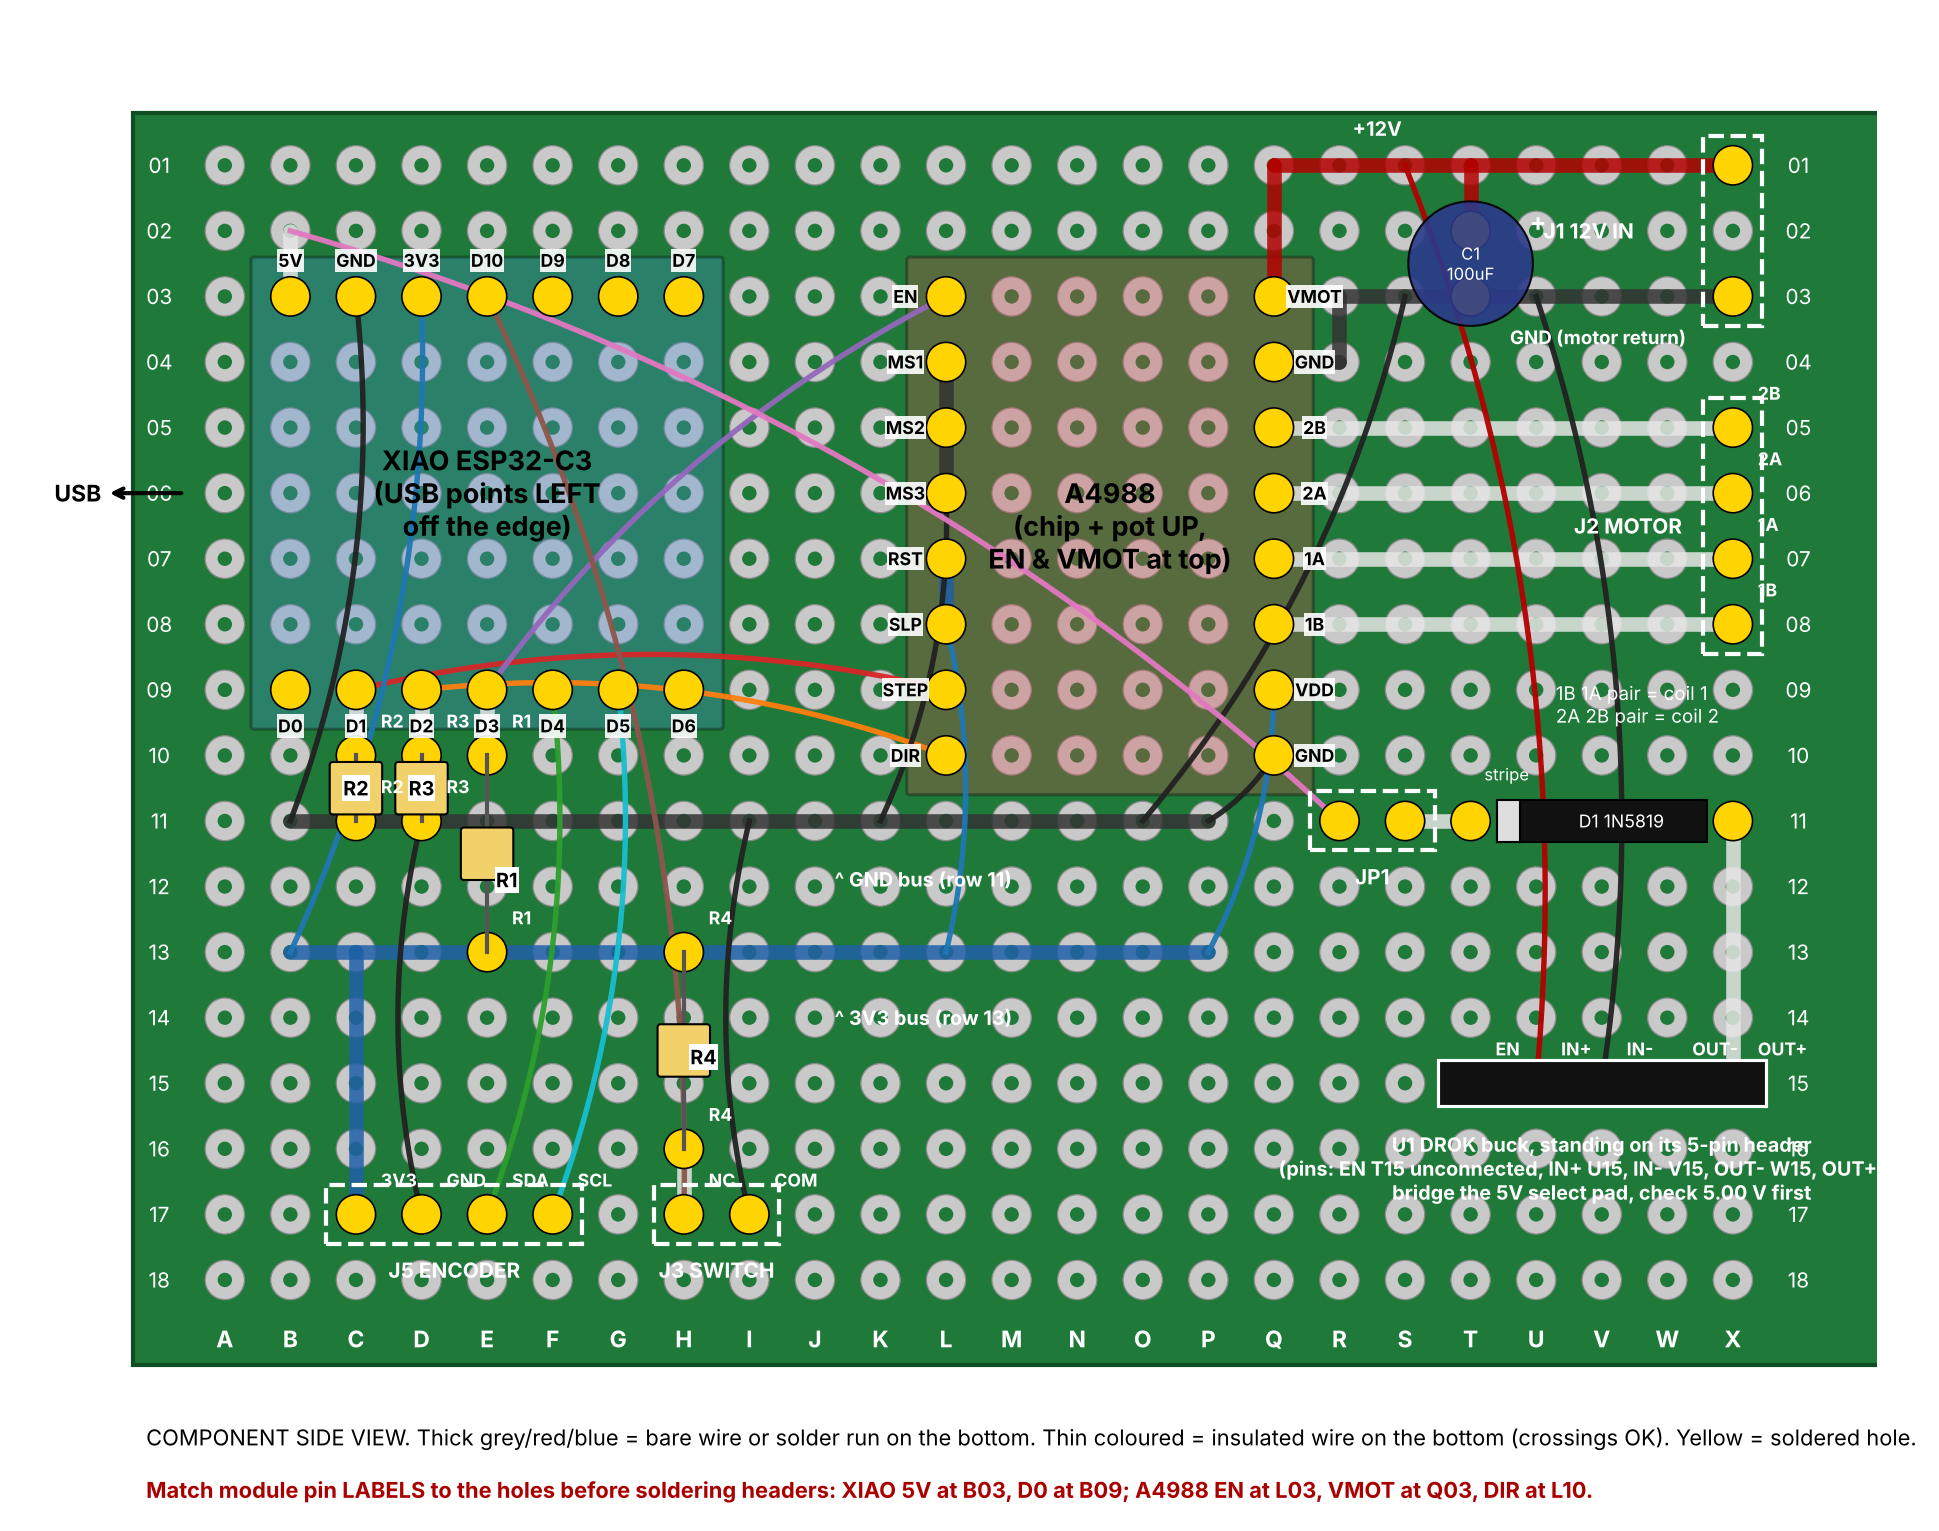

Source code (Python):
"""
Perfboard layout for one winch station on a 5x7 cm isolated-pad board
(24 columns A-X, 18 rows 01-18, 2.54 mm pitch). Rev D schematic nets.

Viewed from the COMPONENT side. Bare = tinned wire / solder bridge on the
bottom; insulated = hookup wire on the bottom (crossings are fine).

    /usr/bin/python3 docs/electrical/station_revD_20261021/perfboard_layout.py
Writes perfboard_layout.png / .pdf next to this file and checks that every
hole belongs to exactly one net and every net is connected.
"""
from pathlib import Path
import matplotlib
matplotlib.use("Agg")
import matplotlib.pyplot as plt
from matplotlib.patches import FancyBboxPatch, Circle, Rectangle

OUT = Path(__file__).resolve().parent
COLS = "ABCDEFGHIJKLMNOPQRSTUVWX"


def h(s):            # "C09" -> (col index 0.., row 1..)
    return COLS.index(s[0]), int(s[1:])


# ---------------- component pins: hole -> (net, label)
PINS = {}
def pin(hole, net, label):
    assert hole not in PINS, hole
    PINS[hole] = (net, label)

# U2 XIAO ESP32-C3, USB pointing LEFT off the board edge
for c, (net, lab) in zip("BCDEFGH", [("5V", "5V"), ("GND", "GND"), ("3V3", "3V3"), ("HOME", "D10"),
                                     ("nc", "D9"), ("nc", "D8"), ("nc", "D7")]):
    pin(f"{c}03", net, lab)
for c, (net, lab) in zip("BCDEFGH", [("nc", "D0"), ("STEP", "D1"), ("DIR", "D2"), ("EN", "D3"),
                                     ("SDA", "D4"), ("SCL", "D5"), ("nc", "D6")]):
    pin(f"{c}09", net, lab)
# U3 A4988 carrier, chip + pot facing UP, EN/VMOT at the top
for r, (net, lab) in enumerate([("EN", "EN"), ("GND", "MS1"), ("GND", "MS2"), ("GND", "MS3"),
                                ("3V3", "RST"), ("3V3", "SLP"), ("STEP", "STEP"), ("DIR", "DIR")], start=3):
    pin(f"L{r:02d}", net, lab)
for r, (net, lab) in enumerate([("12V", "VMOT"), ("PGND", "GND"), ("M2B", "2B"), ("M2A", "2A"),
                                ("M1A", "1A"), ("M1B", "1B"), ("3V3", "VDD"), ("GND", "GND")], start=3):
    pin(f"Q{r:02d}", net, lab)
# connectors
pin("X01", "12V", "+12"); pin("X03", "PGND", "GND")                         # J1 power in
for r, n in zip((5, 6, 7, 8), ("M2B", "M2A", "M1A", "M1B")): pin(f"X{r:02d}", n, n[1:])   # J2 motor
pin("C17", "3V3", "3V3"); pin("D17", "GND", "GND"); pin("E17", "SDA", "SDA"); pin("F17", "SCL", "SCL")  # J5 encoder
pin("H17", "HOME", "NC"); pin("I17", "GND", "COM")                           # J3 switch
# U1 DROK buck: 5-pin single-row header (OUT+, OUT-, IN-, IN+, EN), standing upright in row 15
pin("X15", "5VB", "OUT+"); pin("W15", "PGND", "OUT-"); pin("V15", "PGND", "IN-"); pin("U15", "12V", "IN+")
pin("T15", "nc", "EN")
pin("X11", "5VB", "A"); pin("T11", "5VD", "K")                              # D1 1N5819 lying, stripe (K) at T11
pin("S11", "5VD", "JP1"); pin("R11", "5V", "JP1")                            # JP1 link
pin("T02", "12V", "C1 +"); pin("T03", "PGND", "C1 -")                        # C1 100uF/50V
pin("C10", "STEP", "R2"); pin("C11", "GND", "R2")                            # R2 STEP pull-down
pin("D10", "DIR", "R3"); pin("D11", "GND", "R3")                             # R3 DIR pull-down
pin("E10", "EN", "R1"); pin("E13", "3V3", "R1")                              # R1 EN pull-up
pin("H16", "HOME", "R4"); pin("H13", "3V3", "R4")                            # R4 HOME pull-up

# ---------------- bare runs (bottom side) and insulated wires
BARE = []
def run(a, b, net):                 # straight run along a row or column
    (ca, ra), (cb, rb) = h(a), h(b)
    assert ca == cb or ra == rb, (a, b)
    BARE.append((a, b, net))
run("B02", "B03", "5V"); run("S11", "T11", "5VD"); run("X11", "X15", "5VB"); run("V15", "W15", "PGND")
run("Q01", "X01", "12V"); run("Q01", "Q03", "12V"); run("T01", "T02", "12V")
run("Q04", "R04", "PGND"); run("R03", "R04", "PGND"); run("R03", "X03", "PGND")
for r in (5, 6, 7, 8): run(f"Q{r:02d}", f"X{r:02d}", ["M2B", "M2A", "M1A", "M1B"][r - 5])
run("C09", "C10", "STEP"); run("D09", "D10", "DIR"); run("E09", "E10", "EN")
run("B11", "P11", "GND"); run("B13", "P13", "3V3"); run("C13", "C17", "3V3")
run("L07", "L08", "3V3"); run("L04", "L06", "GND"); run("H16", "H17", "HOME")

WIRES = [  # insulated: (from, to, net, colour)
    ("C09", "L09", "STEP", "#d62728"), ("D09", "L10", "DIR", "#ff7f0e"), ("E09", "L03", "EN", "#9467bd"),
    ("F09", "E17", "SDA", "#2ca02c"), ("G09", "F17", "SCL", "#17becf"), ("E03", "H17", "HOME", "#8c564b"),
    ("C03", "B11", "GND", "#222222"), ("D03", "B13", "3V3", "#1f77b4"), ("Q09", "P13", "3V3", "#1f77b4"),
    ("Q10", "P11", "GND", "#222222"), ("L08", "L13", "3V3", "#1f77b4"), ("L06", "K11", "GND", "#222222"),
    ("D17", "D11", "GND", "#222222"), ("I17", "I11", "GND", "#222222"), ("S03", "O11", "GND", "#222222"),
    ("B02", "R11", "5V", "#e377c2"), ("S01", "U15", "12V", "#b30000"), ("U03", "V15", "GND", "#222222"),
]

# ---------------- checks: one net per hole, every net connected
NETMAP = {"PGND": "GND"}                     # power and logic ground are one net (tied by S03-O11)
hole_net = {k: NETMAP.get(v[0], v[0]) for k, v in PINS.items()}
def claim(hole, net):
    net = NETMAP.get(net, net)
    if hole_net.get(hole, net) != net:
        raise SystemExit(f"CONFLICT at {hole}: {hole_net[hole]} vs {net}")
    hole_net[hole] = net
def holes_on(a, b):
    (ca, ra), (cb, rb) = h(a), h(b)
    if ra == rb:
        return [f"{COLS[c]}{ra:02d}" for c in range(min(ca, cb), max(ca, cb) + 1)]
    return [f"{COLS[ca]}{r:02d}" for r in range(min(ra, rb), max(ra, rb) + 1)]
for a, b, net in BARE:
    for x in holes_on(a, b): claim(x, net)
for a, b, net, _ in WIRES:
    claim(a, net); claim(b, net)
parent = {}
def find(x):
    parent.setdefault(x, x)
    while parent[x] != x: x = parent[x]
    return x
def union(a, b): parent[find(a)] = find(b)
for a, b, _ in BARE:
    hs = holes_on(a, b)
    for x, y in zip(hs, hs[1:]): union(x, y)
for a, b, *_ in WIRES: union(a, b)
union("S03", "O11")
groups = {}
for hole, net in hole_net.items():
    if net == "nc": continue
    groups.setdefault(NETMAP.get(net, net), set()).add(find(hole))
bad = {n: len(g) for n, g in groups.items() if len(g) > 1 and n not in ("5VD", "5VB")}
# 5V/5VD/5VB are joined through JP1 and the diode by design
if bad: raise SystemExit(f"UNCONNECTED nets: {bad}")
print("check OK:", len(hole_net), "holes used,", len(groups), "nets, each connected")

# ---------------- drawing
P = 1.0
fig, ax = plt.subplots(figsize=(17, 13))
ax.set_aspect("equal"); ax.axis("off")
X = lambda c: c * P; Y = lambda r: -r * P
ax.add_patch(Rectangle((-1.4, -19.3), 26.8, 19.1, fc="#1f7a3a", ec="#0f4d22", lw=2, zorder=0))
for c in range(24):
    ax.text(X(c), Y(-0.1), COLS[c], ha="center", va="center", color="white", fontsize=11, weight="bold")
    ax.text(X(c), Y(18.9), COLS[c], ha="center", va="center", color="white", fontsize=11, weight="bold")
for r in range(1, 19):
    ax.text(X(-1.0), Y(r), f"{r:02d}", ha="center", va="center", color="white", fontsize=10)
    ax.text(X(24.0), Y(r), f"{r:02d}", ha="center", va="center", color="white", fontsize=10)
    for c in range(24):
        ax.add_patch(Circle((X(c), Y(r)), 0.30, fc="#c9c9c9", ec="#8a8a8a", lw=0.6, zorder=1))
        ax.add_patch(Circle((X(c), Y(r)), 0.11, fc="#1f7a3a", ec="none", zorder=1.1))
# modules
def module(c0, r0, c1, r1, title, fc):
    ax.add_patch(FancyBboxPatch((X(c0) - 0.55, Y(r1) - 0.55), X(c1) - X(c0) + 1.1, Y(r0) - Y(r1) + 1.1,
                                boxstyle="round,pad=0.05", fc=fc, ec="black", lw=1.5, alpha=0.30, zorder=2))
    ax.text((X(c0) + X(c1)) / 2, (Y(r0) + Y(r1)) / 2, title, ha="center", va="center", fontsize=13,
            weight="bold", zorder=6)
module(1, 3, 7, 9, "XIAO ESP32-C3\n(USB points LEFT\noff the edge)", "#4a90d9")
module(11, 3, 16, 10, "A4988\n(chip + pot UP,\nEN & VMOT at top)", "#d94a4a")
ax.annotate("USB", xy=(X(-0.6), Y(6)), xytext=(X(-2.6), Y(6)), fontsize=11, weight="bold", va="center",
            arrowprops=dict(arrowstyle="<-", lw=2), annotation_clip=False)
# bare runs
for a, b, net in BARE:
    (ca, ra), (cb, rb) = h(a), h(b)
    col = {"12V": "#b30000", "PGND": "#333333", "GND": "#333333", "3V3": "#1f5fa8"}.get(net, "#e6e6e6")
    ax.plot([X(ca), X(cb)], [Y(ra), Y(rb)], color=col, lw=7, solid_capstyle="round", alpha=0.85, zorder=3)
# insulated wires drawn as gentle arcs
import numpy as np
for a, b, net, colr in WIRES:
    (ca, ra), (cb, rb) = h(a), h(b)
    xa, ya, xb, yb = X(ca), Y(ra), X(cb), Y(rb)
    mx, my = (xa + xb) / 2, (ya + yb) / 2
    dx, dy = xb - xa, yb - ya
    L = max(np.hypot(dx, dy), 1e-6); bend = 0.12 * L
    cx, cy = mx - dy / L * bend, my + dx / L * bend
    t = np.linspace(0, 1, 40)
    px = (1 - t) ** 2 * xa + 2 * (1 - t) * t * cx + t ** 2 * xb
    py = (1 - t) ** 2 * ya + 2 * (1 - t) * t * cy + t ** 2 * yb
    ax.plot(px, py, color=colr, lw=2.6, zorder=4, alpha=0.95)
# parts on top
def two_lead(a, b, label, fc, text_off=(0.4, 0)):
    (ca, ra), (cb, rb) = h(a), h(b)
    ax.plot([X(ca), X(cb)], [Y(ra), Y(rb)], color="#555", lw=2, zorder=5)
    mx, my = (X(ca) + X(cb)) / 2, (Y(ra) + Y(rb)) / 2
    ax.add_patch(FancyBboxPatch((mx - 0.35, my - 0.35), 0.7, 0.7, boxstyle="round,pad=0.05", fc=fc,
                                ec="black", zorder=5))
    ax.text(mx + text_off[0], my + text_off[1], label, fontsize=10, weight="bold", zorder=6,
            ha="left", va="center", color="white" if fc == "#000000" else "black")
two_lead("C10", "C11", "", "#f2d16b"); two_lead("D10", "D11", "", "#f2d16b"); two_lead("E10", "E13", "", "#f2d16b")
two_lead("H13", "H16", "", "#f2d16b")
for lab, (c, r) in {"R2": (2.0, 10.5), "R3": (3.0, 10.5), "R1": (4.3, 11.9), "R4": (7.3, 14.6)}.items():
    ax.text(X(c), Y(r), lab, fontsize=9.5, weight="bold", ha="center", va="center", zorder=7,
            bbox=dict(fc="white", ec="none", pad=0.5))
(ck, rk), (cA, rA) = h("T11"), h("X11")
ax.add_patch(Rectangle((X(ck) + 0.4, Y(rk) - 0.32), X(cA) - X(ck) - 0.8, 0.64, fc="#111", ec="black", zorder=5))
ax.add_patch(Rectangle((X(ck) + 0.4, Y(rk) - 0.32), 0.35, 0.64, fc="#dddddd", ec="black", zorder=5.1))
ax.text((X(ck) + X(cA)) / 2 + 0.3, Y(rk), "D1 1N5819", color="white", fontsize=8.5, ha="center", va="center", zorder=6)
ax.text(X(ck) + 0.55, Y(rk) + 0.62, "stripe", color="white", fontsize=8, ha="center", zorder=6)
ax.add_patch(Rectangle((X(19) - 0.5, Y(15) - 0.35), X(23) - X(19) + 1.0, 0.7, fc="#111", ec="white", lw=1.5, zorder=5.5))
ax.text(X(21), Y(16.3), "U1 DROK buck, standing on its 5-pin header\n(pins: EN T15 unconnected, IN+ U15, IN- V15, OUT- W15, OUT+ X15)\nbridge the 5V select pad, check 5.00 V first",
        ha="center", va="center", fontsize=9.5, weight="bold", color="white", zorder=6)
ax.add_patch(Circle(((X(19)), (Y(2.5))), 0.95, fc="#2b3a8c", ec="black", zorder=5, alpha=0.9))
ax.text(X(19), Y(2.5), "C1\n100uF", color="white", fontsize=8, ha="center", va="center", zorder=6)
ax.text(X(19.9), Y(2.0), "+", color="white", fontsize=12, weight="bold", zorder=6)
for hole, (net, lab) in PINS.items():
    c, r = h(hole)
    if lab in ("R1", "R2", "R3", "R4", "C1 +", "C1 -", "K", "A", "JP1", "+12", "GND") and not (c <= 7 or c in (11, 16)):
        ax.add_patch(Circle((X(c), Y(r)), 0.30, fc="#ffd400", ec="black", lw=0.8, zorder=4.5)); continue
    if c in (1, 2, 3, 4, 5, 6, 7) and r in (3, 9) or c in (11, 16) and 3 <= r <= 10:
        off = {3: 0.55, 9: -0.55}.get(r, 0) if c <= 7 else 0
        dxl = -0.62 if c == 11 else (0.62 if c == 16 else 0)
        ax.text(X(c) + dxl, Y(r) + off, lab, fontsize=8.5, weight="bold", ha="center", va="center", zorder=7,
                bbox=dict(fc="white", ec="none", pad=0.4, alpha=0.9))
    elif lab not in ("BUCK OUT+",):
        ax.text(X(c) + 0.38, Y(r) + 0.36, lab, fontsize=8.5, weight="bold", ha="left", va="bottom", zorder=7,
                color="white")
    ax.add_patch(Circle((X(c), Y(r)), 0.30, fc="#ffd400", ec="black", lw=0.8, zorder=4.5))
# connector outlines
for (a, b, name) in [("X01", "X03", "J1 12V IN"), ("X05", "X08", "J2 MOTOR"), ("C17", "F17", "J5 ENCODER"),
                     ("H17", "I17", "J3 SWITCH"), ("R11", "S11", "JP1")]:
    (ca, ra), (cb, rb) = h(a), h(b)
    ax.add_patch(Rectangle((min(X(ca), X(cb)) - 0.45, min(Y(ra), Y(rb)) - 0.45), abs(X(cb) - X(ca)) + 0.9,
                           abs(Y(rb) - Y(ra)) + 0.9, fc="none", ec="white", lw=2, ls="--", zorder=5))
    tx = (X(ca) + X(cb)) / 2; ty = min(Y(ra), Y(rb)) - 0.85
    if name.startswith("J1"):
        tx, ty = X(ca) - 2.2, Y(ra) - 1.0
    if name.startswith("J2"):
        tx, ty = X(ca) - 1.6, (Y(ra) + Y(rb)) / 2
    ax.text(tx, ty, name, color="white", fontsize=10, weight="bold", ha="center", va="center", zorder=7)
ax.text(X(9.3), Y(12.0), "^ GND bus (row 11)", color="white", fontsize=9.5, weight="bold", zorder=7)
ax.text(X(9.3), Y(14.0), "^ 3V3 bus (row 13)", color="white", fontsize=9.5, weight="bold", va="center", zorder=7)
ax.text(X(17.2), Y(1.0) + 0.45, "+12V", color="white", fontsize=9.5, weight="bold", zorder=7)
ax.text(X(19.6), Y(3.0) - 0.45, "GND (motor return)", color="white", fontsize=9, weight="bold", va="top", zorder=7)
ax.text(X(20.3), Y(9.5), "1B 1A pair = coil 1\n2A 2B pair = coil 2", color="white", fontsize=9, zorder=7)
ax.text(-1.2, -20.2, "COMPONENT SIDE VIEW. Thick grey/red/blue = bare wire or solder run on the bottom. "
        "Thin coloured = insulated wire on the bottom (crossings OK). Yellow = soldered hole.",
        fontsize=10.5, ha="left", va="top")
ax.text(-1.2, -21.0, "Match module pin LABELS to the holes before soldering headers: XIAO 5V at B03, D0 at B09; "
        "A4988 EN at L03, VMOT at Q03, DIR at L10.", fontsize=10.5, weight="bold", ha="left", va="top",
        color="#aa0000")
ax.set_xlim(-3.2, 25.2); ax.set_ylim(-21.6, 1.3)
fig.savefig(OUT / "perfboard_layout.png", dpi=150, bbox_inches="tight")
fig.savefig(OUT / "perfboard_layout.pdf", bbox_inches="tight")
print("wrote", OUT / "perfboard_layout.png")
